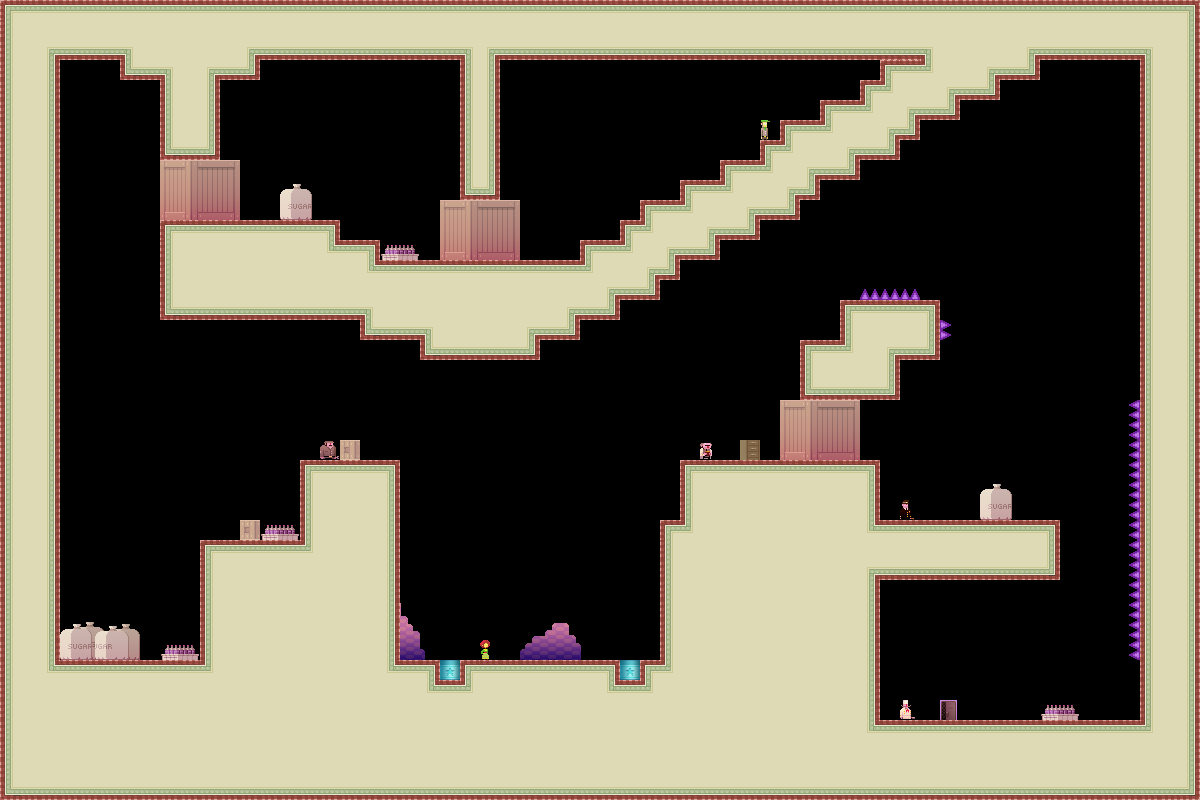

This game map was drawn from its Tiled (.tmx) file and the tilesets committed beside it. A one-line description and the trimmed map source follow:
An orthogonal 60x40 tile map with 20x20 px tiles, 1 tile layer (bg) and 1 object.

<map version="1.0" orientation="orthogonal" width="60" height="40" tilewidth="20" tileheight="20">
 <tileset firstgid="1" name="tiles_sydney" tilewidth="20" tileheight="20">
  <image source="../../../../../SuperLemonadeFactoryPartTwoContent/Lemonade/tiles_sydney.png" width="400" height="400" />
  <terraintypes>
   <terrain name="regularBlocks" tile="-1" />
  </terraintypes>
  <tile id="8" terrain=",,,0" />
  <tile id="9" terrain=",,0,0" />
  <tile id="10" terrain=",,0,0" />
  <tile id="11" terrain=",,0,0" />
  <tile id="12" terrain=",,0,0" />
  <tile id="13" terrain=",,0,0" />
  <tile id="14" terrain=",,0," />
  <tile id="15" terrain="0,0,0," />
  <tile id="16" terrain="0,0,,0" />
  <tile id="28" terrain=",0,,0" />
  <tile id="34" terrain="0,,0," />
  <tile id="35" terrain="0,,0,0" />
  <tile id="36" terrain=",0,0,0" />
  <tile id="48" terrain=",0,,0" />
  <tile id="54" terrain="0,,0," />
  <tile id="68" terrain=",0,,0" />
  <tile id="74" terrain="0,,0," />
  <tile id="88" terrain=",0,,0" />
  <tile id="94" terrain="0,,0," />
  <tile id="108" terrain=",0,,0" />
  <tile id="114" terrain="0,,0," />
  <tile id="128" terrain=",0,," />
  <tile id="129" terrain="0,0,," />
  <tile id="130" terrain="0,0,," />
  <tile id="131" terrain="0,0,," />
  <tile id="132" terrain="0,0,," />
  <tile id="133" terrain="0,0,," />
  <tile id="134" terrain="0,,," />
  <tile id="194" terrain="0,0,0,0" />
  <tile id="356">
   <properties>
    <property name="LargeCrate" value="" />
   </properties>
  </tile>
  <tile id="380">
   <properties>
    <property name="Andre" value="" />
   </properties>
  </tile>
  <tile id="381">
   <properties>
    <property name="Liselot" value="" />
   </properties>
  </tile>
  <tile id="382">
   <properties>
    <property name="Amsterdaam" value="" />
   </properties>
  </tile>
  <tile id="383">
   <properties>
    <property name="Worker" value="" />
   </properties>
  </tile>
  <tile id="384">
   <properties>
    <property name="Inspector" value="" />
   </properties>
  </tile>
  <tile id="385">
   <properties>
    <property name="Chef" value="" />
   </properties>
  </tile>
  <tile id="386">
   <properties>
    <property name="Exit" value="" />
   </properties>
  </tile>
  <tile id="387">
   <properties>
    <property name="Trampoline" value="" />
   </properties>
  </tile>
  <tile id="388">
   <properties>
    <property name="SmallCrate" value="" />
   </properties>
  </tile>
  <tile id="389">
   <properties>
    <property name="SugarBag" value="" />
   </properties>
  </tile>
 </tileset>
 <layer name="bg" width="60" height="40">
  <data>[2400 cells, 1311 non-empty, 94 distinct tile ids]</data>
 </layer>
 <objectgroup name="boxes" width="60" height="40">
  <object x="1060" y="400">
   <polyline points="40,0 40,260" />
  </object>
 </objectgroup>
</map>
